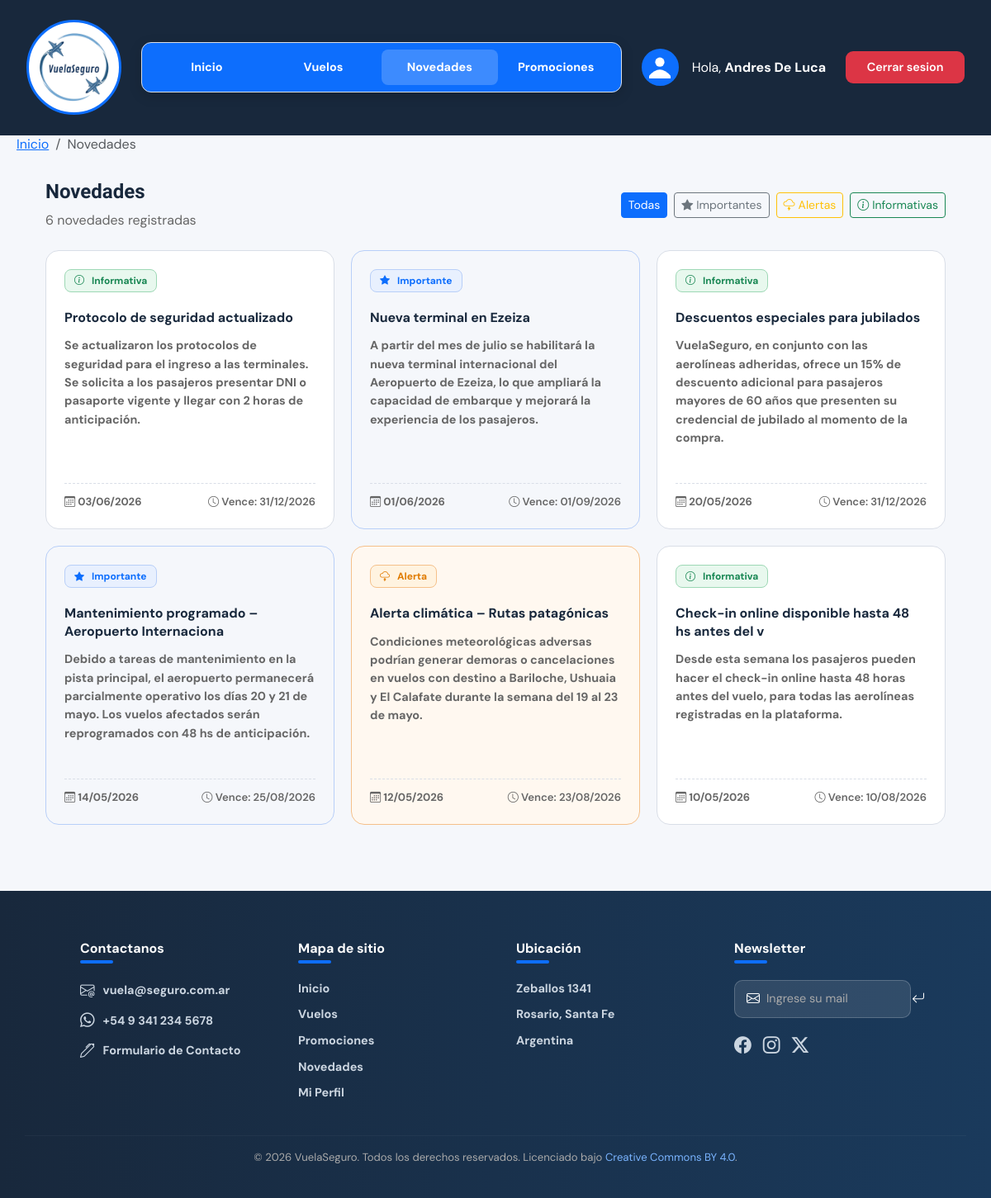
The page /NOVEDADES/novedades.php (signed in) on the database its author committed.
### tables this page shows
CREATE TABLE `novedades` (
  `codNovedad` int(11) NOT NULL,
  `TituloNovedad` varchar(50) NOT NULL,
  `textoNovedad` text NOT NULL,
  `fechaPublicacionNovedad` date NOT NULL,
  `fechaExpiracionNovedad` date NOT NULL,
  `tipoNovedad` enum('Alerta','Importante','Informativa') NOT NULL
);

### NOVEDADES/novedades.php (the view, shortened to what this page needs)
<?php
include_once('../conexion.inc');
if(isset($_SESSION['tipoUsuario'])){
  $esAdmin = ($_SESSION['tipoUsuario'] === 'admin');
} else {
  $esAdmin = FALSE;
}
$porPagina   = 6;
$paginaActual = isset($_GET['pagina']) && is_numeric($_GET['pagina']) ? (int)$_GET['pagina'] : 1;
$offset = ($paginaActual - 1) * $porPagina;
$tipoFiltro = '';
$params     = [];
$types      = '';
$whereClause = $esAdmin ? "WHERE 1=1" : "WHERE fechaExpiracionNovedad >= CURDATE()";
$sqlTotal = "SELECT COUNT(*) AS total FROM novedades $whereClause";
$stmtTotal = $link->prepare($sqlTotal);
$stmtTotal->execute();
$totalRegistros = $stmtTotal->get_result()->fetch_assoc()['total'];
$sql = "SELECT * FROM novedades $whereClause ORDER BY fechaPublicacionNovedad DESC LIMIT ? OFFSET ?";
$paramsQuery   = array_merge($params, [$porPagina, $offset]);
$typesQuery    = $types . 'ii';
$stmt = $link->prepare($sql);
$stmt->bind_param($typesQuery, ...$paramsQuery);
$stmt->execute();
$novedades = $stmt->get_result();
function badgeNovedad(string $tipo): string {
    return match($tipo) {
        'Importante'  => '<span class="badge-nov badge-imp"><i class="bi bi-star-fill me-1"></i>Importante</span>',
        'Alerta'      => '<span class="badge-nov badge-alt"><i class="bi bi-cloud-lightning me-1"></i>Alerta</span>',
        default       => '<span class="badge-nov badge-info"><i class="bi bi-info-circle me-1"></i>Informativa</span>',
    };
}
function claseCard(string $tipo): string {
    return match($tipo) {
        'Importante' => 'novedad-card destacada',
        'Alerta'     => 'novedad-card alerta',
        default      => 'novedad-card',
    };
}
function urlFiltro(string $tipo, int $pagina = 1): string {
    $params = ['pagina' => $pagina];
    if ($tipo !== '') $params['tipo'] = $tipo;
    return 'novedades.php?' . http_build_query($params);
}
?>
<!DOCTYPE html>
<html lang="es">
<head>
  <link href="https://cdn.jsdelivr.net/npm/bootstrap@5.3.3/dist/css/bootstrap.min.css" rel="stylesheet">
  <link rel="stylesheet" href="https://cdn.jsdelivr.net/npm/bootstrap-icons@1.13.1/font/bootstrap-icons.min.css">
  <link href="../INDEX/estilos-globales.css" rel="stylesheet">
  <link href="novedades.css" rel="stylesheet">
</head>
<body>
<header>
  <section class="navbar-section">
    <div class="header-wrapper">
      <nav class="navbar-custom">
        <div class="logo-wrap">
          <img src="../INDEX/logo-vuelaseguro.png" class="logo-vuela" alt="Logo VuelaSeguro">
        </div>
        <div class="nav-links">
          <a href="../INDEX/index.php">Inicio</a>
          <a href="../VUELOS/vuelos.php">Vuelos</a>
          <a href="../NOVEDADES/novedades.php" class="active">Novedades</a>
          <a href="../PROMOCIONES/promociones.php">Promociones</a>
        </div>
        <div class="nav-right">
          <div class="foto-perfil" title="Perfil">
            <svg width="26" height="40" viewBox="0 0 42 42" xmlns="http://www.w3.org/2000/svg">
              <circle cx="21" cy="10" r="9" fill="#ffffff"/>
              <path d="M -4 42 Q 21 7 46 42 Z" fill="#ffffff"/>
            </svg>
          </div>
          <?php if (isset($_SESSION['nombreUsuario'])): ?>
              <span class="text-white me-2"><a href="../PERFIL/perfiles.php" style="text-decoration: none; color: white">Hola, <strong><?php echo htmlspecialchars($_SESSION['nombreUsuario']); ?></strong></a></span>
              <a href="../LOGIN/logout.php" class="btn-registro" style="text-decoration:none;background:#dc3545;">Cerrar sesion</a>
          <?php else: ?>
              <a href="../LOGIN/login.php" class="btn-registro" style="text-decoration: none; color: white;">Iniciar sesión</a>
          <?php endif; ?>
        </div>
      </nav>
      <nav aria-label="breadcrumb">
        <ol class="breadcrumb">
          <li class="breadcrumb-item"><a href="../INDEX/index.php">Inicio</a></li>
          <li class="breadcrumb-item active" aria-current="page">Novedades</li>
        </ol>
      </nav>
    </div>
  </section>
</header>
<main class="novedades-wrapper container mt-4 mb-5">
  <div class="novedades-header d-flex justify-content-between align-items-center mb-4 flex-wrap">
    <div>
      <h2 style="font-family:'Sora',sans-serif;">Novedades</h2>
      <p class="novedades-count mt-1 mb-0">
        <?= $totalRegistros ?> novedad<?= $totalRegistros !== 1 ? 'es' : '' ?> registradas
      </p>
    </div>
    <div class="d-flex gap-2 flex-wrap align-items-center">
      <a href="<?= urlFiltro('') ?>" class="btn btn-sm <?= $tipoFiltro === '' ? 'btn-primary' : 'btn-outline-secondary' ?>">Todas</a>
      <a href="<?= urlFiltro('importante') ?>" class="btn btn-sm <?= $tipoFiltro === 'importante' ? 'btn-primary' : 'btn-outline-secondary' ?>"><i class="bi bi-star-fill me-1"></i>Importantes</a>
      <a href="<?= urlFiltro('alerta') ?>" class="btn btn-sm <?= $tipoFiltro === 'alerta' ? 'btn-warning' : 'btn-outline-warning' ?>"><i class="bi bi-cloud-lightning me-1"></i>Alertas</a>
      <a href="<?= urlFiltro('informativa') ?>" class="btn btn-sm <?= $tipoFiltro === 'informativa' ? 'btn-success' : 'btn-outline-success' ?>"><i class="bi bi-info-circle me-1"></i>Informativas</a>
    </div>
  </div>
  <?php if ($novedades->num_rows === 0): ?>
    <div class="text-center py-5" style="color:var(--gris);">
      <i class="bi bi-inbox fs-1 d-block mb-3"></i>
      <p class="fs-5">No hay novedades registradas.</p>
    </div>
  <?php else: ?>
    <div class="novedades-grid">
      <?php
      while ($nov = $novedades->fetch_assoc()):
      ?>
        <div class="<?= claseCard($nov['tipoNovedad']) ?>">
          <div>
              <?= badgeNovedad($nov['tipoNovedad']) ?>
          </div>
          <div class="nov-titulo-card mt-2"><?= htmlspecialchars($nov['TituloNovedad']) ?></div>
          <p class="nov-texto"><?= nl2br(htmlspecialchars($nov['textoNovedad'])) ?></p>
          <div class="nov-fecha mt-3">
            <span><i class="bi bi-calendar3"></i> <?= date('d/m/Y', strtotime($nov['fechaPublicacionNovedad'])) ?></span>
            <span class="nov-vence"><i class="bi bi-clock"></i> Vence: <?= date('d/m/Y', strtotime($nov['fechaExpiracionNovedad'])) ?></span>
          </div>
        </div>
      <?php endwhile; ?>
    </div>
  <?php endif; ?>
</main>
<section class="footer-section">
  <footer>
    <div class="row">
      <div class="col">
        <h3><strong>Contactanos</strong><div class="subrayado"></div></h3>
        <ul>
          <li><i class="bi bi-envelope-at"></i><a href="mailto:vuela@seguro.com.ar">vuela@seguro.com.ar</a></li>
          <li><i class="bi bi-whatsapp"></i><a href="#">+54 9 341 234 5678</a></li>
          <li><i class="bi bi-pen"></i><a href="../CONTACTO/contacto.html">Formulario de Contacto</a></li>
        </ul>
      </div>
      <div class="col">
        <h3><strong>Mapa de sitio</strong><div class="subrayado"></div></h3>
        <ul>
          <li><a href="../INDEX/index.php">Inicio</a></li>
          <li><a href="../VUELOS/vuelos.php">Vuelos</a></li>
          <li><a href="../PROMOCIONES/promociones.php">Promociones</a></li>
          <li><a href="novedades.php">Novedades</a></li>
          <li><a href="">Mi Perfil</a></li>
        </ul>
      </div>
      <div class="col">
        <h3><strong>Ubicación</strong><div class="subrayado"></div></h3>
        <ul>
          <li><a href="https://maps.app.goo.gl/UvsGpUXHgk9GkpYP9" target="_blank">Zeballos 1341</a></li>
          <li><a href="https://maps.app.goo.gl/87YMeSLAp74gH9mc7" target="_blank">Rosario, Santa Fe</a></li>
          <li><a href="https://maps.app.goo.gl/u94xc8o8xowqeTuz8" target="_blank">Argentina</a></li>
        </ul>
      </div>
      <div class="col">
        <h3><strong>Newsletter</strong><div class="subrayado"></div></h3>
        <form>
          <i class="bi bi-envelope"></i>
          <input type="email" placeholder="Ingrese su mail">
          <button type="submit"><i class="bi bi-arrow-return-left"></i></button>
        </form>
        <div class="iconos-redes">
          <i class="bi bi-facebook"></i>
          <i class="bi bi-instagram"></i>
          <i class="bi bi-twitter-x"></i>
        </div>
      </div>
    </div>
    <hr>
    <p class="copyright">© 2026 VuelaSeguro. Todos los derechos reservados. Licenciado bajo
      <a href="https://creativecommons.org/licenses/by/4.0/" target="_blank" rel="noopener noreferrer">Creative Commons BY 4.0</a>.
    </p>
  </footer>
</section>
</body>
</html>

### INDEX/estilos-globales.css (style rules this page uses)
:root { --azul: #0d6efd; --azul-oscuro: #18283c; --gris: #666666; --gris-claro: #f5f7fb; --borde: #d9dee7; --blanco: #ffffff; --verde: #198754; --rojo: #dc3545; --naranja: #e07b00; }
* { margin: 0; padding: 0; box-sizing: border-box; }
body { font-family: 'DM Sans', sans-serif; background: var(--gris-claro); color: var(--azul-oscuro); }
.header-wrapper { background: var(--azul-oscuro); padding: 1.5rem 0 0 0; }
.navbar-custom { margin: 0 2rem; padding-bottom: 1.5rem; display: flex; align-items: center; gap: 1.5rem; }
.breadcrumb { justify-content: left; height: 1px; margin-left: 20px; color: black; }
.logo-wrap { width: 115px; height: 115px; border-radius: 50%; border: 3px solid var(--azul); background: var(--blanco); display: flex; align-items: center; justify-content: center; flex-shrink: 0; overflow: hidden; position: relative; }
.logo-vuela { width: 100%; height: 100%; object-fit: cover; }
.nav-links { background: var(--azul); border: 1px solid var(--borde); border-radius: 12px; padding: 0.5rem; display: flex; flex: 1; justify-content: space-between; box-shadow: 0 4px 15px rgba(0, 0, 0, 0.15); }
.nav-links a { font-weight: 700; flex: 1; text-align: center; color: var(--blanco); font-size: 0.9rem; padding: 0.7rem 0; border-radius: 8px; text-decoration: none; transition: all 0.2s; white-space: nowrap; }
.nav-links a.active { color: var(--blanco); background: rgba(255, 255, 255, 0.2); }
.nav-right { display: flex; align-items: center; gap: 1rem; flex-shrink: 0; }
.foto-perfil { width: 45px; height: 45px; border-radius: 50%; border: 2px solid var(--azul); background: var(--azul); display: flex; align-items: center; justify-content: center; cursor: pointer; flex-shrink: 0; overflow: hidden; }
.btn-registro { background: var(--azul); border: none; color: var(--blanco); border-radius: 9px; padding: 0.55rem 1.6rem; font-size: 0.9rem; font-weight: 600; white-space: nowrap; cursor: pointer; flex-shrink: 0; transition: all 0.2s; }
.footer-section { background: linear-gradient(to right, var(--azul-oscuro), #1a3a5c); color: var(--blanco); padding: 50px 30px 24px; margin-top: 50px; }
.footer-section footer .row { width: 90%; margin: auto; display: flex; flex-wrap: wrap; justify-content: space-between; gap: 30px; margin-bottom: 30px; }
.footer-section footer .col { flex-basis: 20%; min-width: 160px; padding: 10px; }
.footer-section h3 { font-size: 1rem; margin-bottom: 20px; color: var(--blanco); }
.footer-section .subrayado { width: 40px; height: 4px; background: var(--azul); border-radius: 3px; margin-top: 5px; }
.footer-section ul { list-style: none; padding: 0; margin: 0; display: flex; flex-direction: column; gap: 10px; }
.footer-section ul li { display: flex; align-items: center; gap: 10px; font-size: 0.9rem; }
.footer-section ul li a { font-weight: 700; color: #cbd5e0; text-decoration: none; transition: 0.2s; }
.footer-section ul li i { font-size: 1.1rem; color: #cbd5e0; }
.footer-section form { display: flex; align-items: center; gap: 8px; background: rgba(255, 255, 255, 0.1); border: 1px solid rgba(255, 255, 255, 0.2); border-radius: 10px; padding: 10px 14px; margin-bottom: 18px; }
.footer-section form i { font-size: 1rem; color: var(--blanco); }
.footer-section form input { background: transparent; border: none; outline: none; color: var(--blanco); font-family: 'DM Sans', sans-serif; font-size: 0.9rem; flex: 1; }
.footer-section form input::placeholder { color: #aaaaaa; }
.footer-section form button { background: transparent; border: none; color: var(--blanco); cursor: pointer; font-size: 1rem; }
.footer-section .iconos-redes { display: flex; gap: 14px; }
.footer-section .iconos-redes i { font-size: 1.3rem; color: #cbd5e0; cursor: pointer; transition: 0.2s; }
.footer-section hr { border: none; border-top: 1px solid rgba(255, 255, 255, 0.15); margin-bottom: 16px; }
.footer-section .copyright { text-align: center; font-size: 0.82rem; color: #aaaaaa; }
.footer-section .copyright a { color: #7ab4ff; text-decoration: none; }

### rows shown on the page
novedades: tipoNovedad "Informativa", TituloNovedad "Protocolo de seguridad actualizado", textoNovedad "Se actualizaron los protocolos de seguridad para el ingreso a las terminales. Se solicita a los pasajeros presentar DNI o pasaporte vigente y llegar con 2 horas de anticipación.", fechaPublicacionNovedad "03/06/2026", fechaExpiracionNovedad "31/12/2026"
novedades: tipoNovedad "Importante", TituloNovedad "Nueva terminal en Ezeiza", textoNovedad "A partir del mes de julio se habilitará la nueva terminal internacional del Aeropuerto de Ezeiza, lo que ampliará la capacidad de embarque y mejorará la experiencia de los pasajeros.", fechaPublicacionNovedad "01/06/2026", fechaExpiracionNovedad "01/09/2026"
novedades: tipoNovedad "Informativa", TituloNovedad "Descuentos especiales para jubilados", textoNovedad "VuelaSeguro, en conjunto con las aerolíneas adheridas, ofrece un 15% de descuento adicional para pasajeros mayores de 60 años que presenten su credencial de jubilado al momento de la compra.", fechaPublicacionNovedad "20/05/2026", fechaExpiracionNovedad "31/12/2026"
novedades: tipoNovedad "Importante", TituloNovedad "Mantenimiento programado – Aeropuerto Internaciona", textoNovedad "Debido a tareas de mantenimiento en la pista principal, el aeropuerto permanecerá parcialmente operativo los días 20 y 21 de mayo. Los vuelos afectados serán reprogramados con 48 hs de anticipación.", fechaPublicacionNovedad "14/05/2026", fechaExpiracionNovedad "25/08/2026"
novedades: tipoNovedad "Alerta", TituloNovedad "Alerta climática – Rutas patagónicas", textoNovedad "Condiciones meteorológicas adversas podrían generar demoras o cancelaciones en vuelos con destino a Bariloche, Ushuaia y El Calafate durante la semana del 19 al 23 de mayo.", fechaPublicacionNovedad "12/05/2026", fechaExpiracionNovedad "23/08/2026"
novedades: tipoNovedad "Informativa", TituloNovedad "Check-in online disponible hasta 48 hs antes del v", textoNovedad "Desde esta semana los pasajeros pueden hacer el check-in online hasta 48 horas antes del vuelo, para todas las aerolíneas registradas en la plataforma.", fechaPublicacionNovedad "10/05/2026", fechaExpiracionNovedad "10/08/2026"

### other values the page prints
$_SESSION['nombreUsuario'] "Andres De Luca"
$totalRegistros "6"
